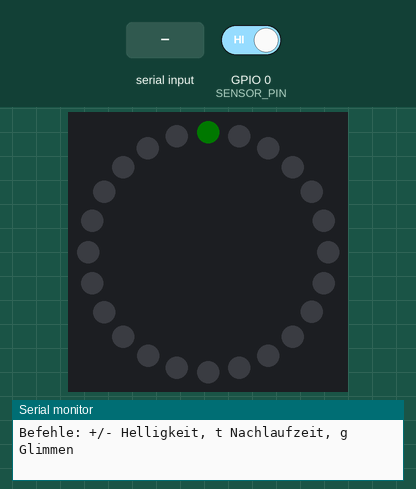
Recording of a sketch running on a simulated ESP32. Parts: 24 RGB LEDs in a ring, first at the top, clockwise, the last lines printed to the serial monitor. The test bench sets the inputs (shaded band); at power-on: GPIO 0 (SENSOR_PIN) HIGH. Dim RGB values are drawn brighter than linear.

Above: at 2.7 s.
2.8 s: GPIO 0 (SENSOR_PIN) driven LOW
At 3.18 s:
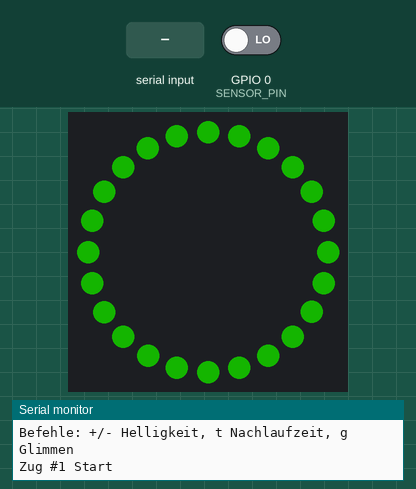
4.4 s: "+" received over Serial
At 4.55 s:
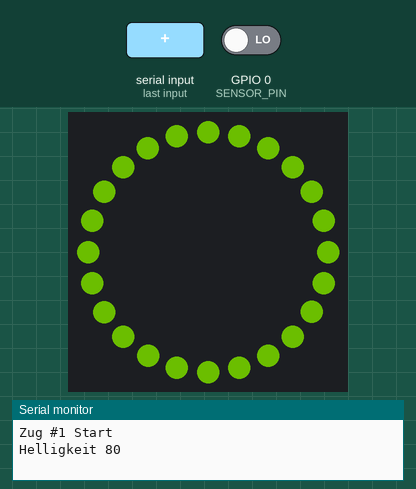
6.7 s: "t" received over Serial
8.9 s: GPIO 0 (SENSOR_PIN) driven HIGH
At 10.57 s:
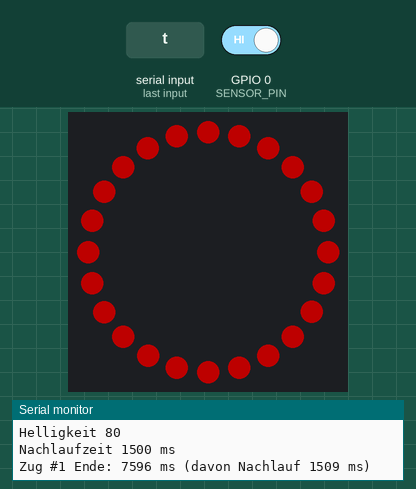
11.9 s: "g" received over Serial
At 12.7 s:
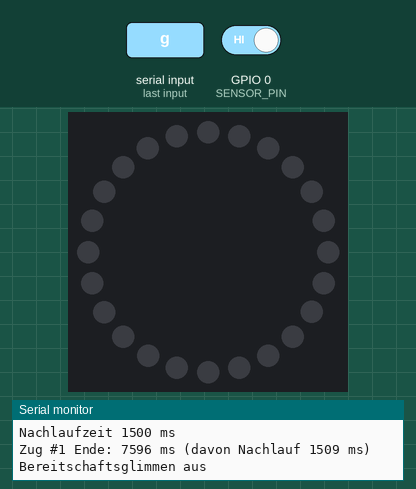

Measured:
- after the input at 2.8 s, the LEDs: first change at once (image 1 shows a later state)
- after the input at 11.9 s, the LEDs: change at once (image 4)

The sketch:

B0_ZugUndLicht.ino
```cpp
// B0 – Machbarkeitstest Zug + Licht (Wegwerfcode, nicht Teil der Firmware)
//
// Der eigentliche Praxistest am Glas (R-02, R-14): Sensor erkennt den Zug, der
// Ring zeigt den Verlauf Grün -> Gelb (3 s) -> Rot (6 s), nach dem Zug 1 s Ausblenden.
// Jeder Zug wird mit Dauer im seriellen Monitor protokolliert.
//
// Vorher B0_SensorTest laufen lassen und SENSOR_ACTIVE_LOW entsprechend setzen.
//
// Serielle Befehle (115200 Baud):
//   + / -  Helligkeit (Schritte von 16, Start 64)
//   t      Nachlaufzeit umschalten: 500 / 1000 / 1500 / 2000 ms
//   g      Bereitschaftsglimmen ein/aus (D-30)

#include <Arduino.h>
#include <Adafruit_NeoPixel.h>

constexpr bool     SENSOR_ACTIVE_LOW    = true;  // Ergebnis aus B0_SensorTest eintragen
constexpr uint8_t  SENSOR_PIN           = 0;
constexpr uint8_t  LED_PIN              = 4;
constexpr uint16_t LED_COUNT            = 24;
constexpr uint16_t LED_MA_PER_CHANNEL   = 20;
constexpr uint16_t LED_CURRENT_LIMIT_MA = 500;
constexpr uint32_t EVAL_MS              = 10;
constexpr uint32_t YELLOW_MS            = 3000;
constexpr uint32_t RED_MS               = 6000;
constexpr uint32_t FADE_MS              = 1000;
constexpr uint32_t MAX_PULL_MS          = 60000;
constexpr uint32_t TAIL_OPTIONS[]       = {500, 1000, 1500, 2000};

Adafruit_NeoPixel ring(LED_COUNT, LED_PIN, NEO_GRB + NEO_KHZ800);

volatile bool latch = false;

struct Rgb { uint8_t r, g, b; };

uint8_t  brightness = 64;
uint8_t  tailIdx    = 1;
bool     idleGlow   = true;
bool     active     = false;
bool     waitQuiet  = false;
bool     fading     = false;
uint32_t pullStart = 0, lastPulse = 0, pullEnd = 0, pullNo = 0;
uint32_t nextEval = 0, lastShow = 0;
Rgb      lastColor = {0, 255, 0};

void IRAM_ATTR onSensorEdge() { latch = true; }

int32_t lerp(int32_t a, int32_t b, int32_t n, int32_t d) { return a + ((b - a) * n + d / 2) / d; }

Rgb gradient(uint32_t t) {   // 04 §6.2
  if (t == 0) return {0, 255, 0};
  if (t < YELLOW_MS) return {(uint8_t)lerp(0, 255, t, YELLOW_MS), 255, 0};
  if (t < RED_MS) return {255, (uint8_t)lerp(255, 0, t - YELLOW_MS, RED_MS - YELLOW_MS), 0};
  return {255, 0, 0};
}

void fillScaled(Rgb c, uint8_t b) {   // 04 §6.4
  const uint32_t ma = (uint32_t)LED_COUNT * LED_MA_PER_CHANNEL * (c.r + c.g + c.b) / 255 * b / 255;
  uint32_t eff = b;
  if (ma > LED_CURRENT_LIMIT_MA) eff = (uint32_t)b * LED_CURRENT_LIMIT_MA / ma;
  ring.fill(ring.Color(c.r * eff / 255, c.g * eff / 255, c.b * eff / 255));
}

void evaluate(uint32_t now) {
  const bool levelActive = digitalRead(SENSOR_PIN) == (SENSOR_ACTIVE_LOW ? LOW : HIGH);
  noInterrupts();
  const bool pulse = levelActive || latch;
  latch = false;
  interrupts();

  const uint32_t tail = TAIL_OPTIONS[tailIdx];
  if (!active) {
    if (waitQuiet) {
      if (pulse) lastPulse = now;
      else if ((uint32_t)(now - lastPulse) >= tail) waitQuiet = false;
    } else if (pulse) {
      active = true;
      fading = false;
      pullStart = lastPulse = now;
      pullNo++;
      Serial.printf("Zug #%lu Start\n", (unsigned long)pullNo);
    }
    return;
  }
  if (pulse) lastPulse = now;
  const bool ended = (uint32_t)(now - lastPulse) >= tail;
  const bool truncated = !ended && (uint32_t)(now - pullStart) >= MAX_PULL_MS;
  if (ended || truncated) {
    active = false;
    fading = true;
    pullEnd = now;
    waitQuiet = truncated;
    Serial.printf("Zug #%lu Ende: %lu ms (davon Nachlauf %lu ms)%s\n", (unsigned long)pullNo,
                  (unsigned long)(now - pullStart), (unsigned long)(now - lastPulse),
                  truncated ? ", MAXIMALDAUER" : "");
  }
}

void render(uint32_t now) {
  if (active) {
    lastColor = gradient(now - pullStart);
    fillScaled(lastColor, brightness);
  } else if (fading && (uint32_t)(now - pullEnd) < FADE_MS) {
    const uint32_t f = 255 - (255 * (now - pullEnd) + 500) / FADE_MS;   // 04 §6.3
    fillScaled(lastColor, brightness * f / 255);
  } else {
    fading = false;
    ring.clear();
    if (idleGlow) ring.setPixelColor(0, 0, 2, 0);   // eine LED, ganz schwach grün
  }
  ring.show();
}

void handleSerial() {
  while (Serial.available()) {
    switch (Serial.read()) {
      case '+': brightness = (uint8_t)min(255, brightness + 16); Serial.printf("Helligkeit %u\n", brightness); break;
      case '-': brightness = (uint8_t)max(0, brightness - 16); Serial.printf("Helligkeit %u\n", brightness); break;
      case 't':
        tailIdx = (tailIdx + 1) % (sizeof(TAIL_OPTIONS) / sizeof(TAIL_OPTIONS[0]));
        Serial.printf("Nachlaufzeit %lu ms\n", (unsigned long)TAIL_OPTIONS[tailIdx]);
        break;
      case 'g': idleGlow = !idleGlow; Serial.printf("Bereitschaftsglimmen %s\n", idleGlow ? "an" : "aus"); break;
      default: break;
    }
  }
}

void setup() {
  Serial.begin(115200);
  ring.begin();
  ring.clear();
  ring.show();
  pinMode(SENSOR_PIN, INPUT_PULLUP);
  attachInterrupt(digitalPinToInterrupt(SENSOR_PIN), onSensorEdge, SENSOR_ACTIVE_LOW ? FALLING : RISING);
  delay(1500);
  Serial.println(F("\n=== B0 Zug + Licht ==="));
  Serial.printf("SENSOR_ACTIVE_LOW = %s, Nachlauf %lu ms, Helligkeit %u\n",
                SENSOR_ACTIVE_LOW ? "true" : "false", (unsigned long)TAIL_OPTIONS[tailIdx], brightness);
  Serial.println(F("Befehle: +/- Helligkeit, t Nachlaufzeit, g Glimmen"));
  nextEval = millis();
}

void loop() {
  handleSerial();
  const uint32_t now = millis();
  if ((int32_t)(now - nextEval) >= 0) {
    evaluate(now);
    nextEval = now + EVAL_MS;
  }
  if ((uint32_t)(now - lastShow) >= 20) {
    lastShow = now;
    render(now);
  }
}
```
